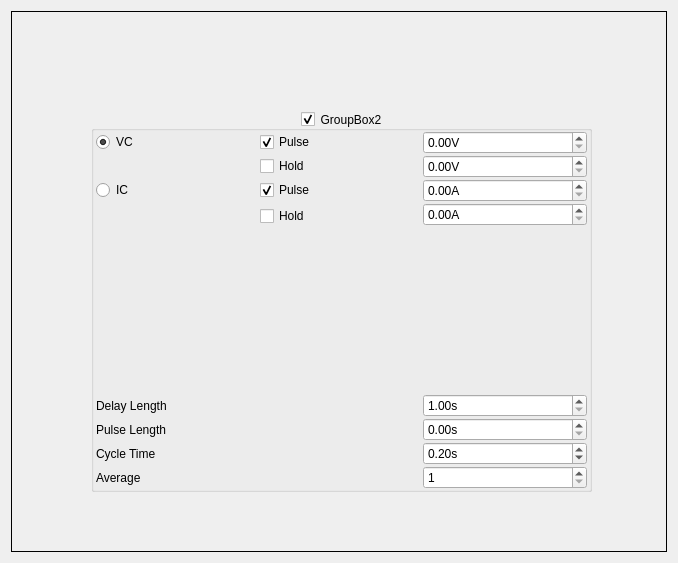
<?xml version="1.0" encoding="UTF-8"?>
<ui version="4.0">
 <class>Form</class>
 <widget class="QWidget" name="Form">
  <property name="geometry">
   <rect>
    <x>0</x>
    <y>0</y>
    <width>678</width>
    <height>563</height>
   </rect>
  </property>
  <property name="sizePolicy">
   <sizepolicy hsizetype="Preferred" vsizetype="Preferred">
    <horstretch>100</horstretch>
    <verstretch>100</verstretch>
   </sizepolicy>
  </property>
  <property name="windowTitle">
   <string>Patch</string>
  </property>
  <layout class="QGridLayout" name="gridLayout">
   <item row="0" column="0">
    <widget class="QFrame" name="frame">
     <property name="sizePolicy">
      <sizepolicy hsizetype="Preferred" vsizetype="Preferred">
       <horstretch>10</horstretch>
       <verstretch>100</verstretch>
      </sizepolicy>
     </property>
     <property name="minimumSize">
      <size>
       <width>200</width>
       <height>200</height>
      </size>
     </property>
     <property name="frameShape">
      <enum>QFrame::Panel</enum>
     </property>
     <widget class="QGroupBox" name="groupBox_2">
      <property name="geometry">
       <rect>
        <x>80</x>
        <y>100</y>
        <width>501</width>
        <height>381</height>
       </rect>
      </property>
      <property name="sizePolicy">
       <sizepolicy hsizetype="Expanding" vsizetype="Expanding">
        <horstretch>100</horstretch>
        <verstretch>100</verstretch>
       </sizepolicy>
      </property>
      <property name="title">
       <string>GroupBox2</string>
      </property>
      <property name="alignment">
       <set>Qt::AlignCenter</set>
      </property>
      <property name="flat">
       <bool>false</bool>
      </property>
      <property name="checkable">
       <bool>true</bool>
      </property>
      <layout class="QGridLayout" name="gridLayout_2">
       <property name="leftMargin">
        <number>2</number>
       </property>
       <property name="topMargin">
        <number>0</number>
       </property>
       <property name="rightMargin">
        <number>2</number>
       </property>
       <property name="bottomMargin">
        <number>0</number>
       </property>
       <property name="horizontalSpacing">
        <number>0</number>
       </property>
       <property name="verticalSpacing">
        <number>1</number>
       </property>
       <item row="8" column="0" colspan="2">
        <widget class="QLabel" name="label">
         <property name="text">
          <string>Cycle Time</string>
         </property>
        </widget>
       </item>
       <item row="1" column="1">
        <widget class="QCheckBox" name="vcHoldCheck">
         <property name="text">
          <string>Hold</string>
         </property>
        </widget>
       </item>
       <item row="0" column="1">
        <widget class="QCheckBox" name="vcPulseCheck">
         <property name="text">
          <string>Pulse</string>
         </property>
         <property name="checked">
          <bool>true</bool>
         </property>
        </widget>
       </item>
       <item row="2" column="1">
        <widget class="QCheckBox" name="icPulseCheck">
         <property name="text">
          <string>Pulse</string>
         </property>
         <property name="checked">
          <bool>true</bool>
         </property>
        </widget>
       </item>
       <item row="4" column="1">
        <widget class="QCheckBox" name="icHoldCheck">
         <property name="text">
          <string>Hold</string>
         </property>
        </widget>
       </item>
       <item row="5" column="1">
        <spacer name="verticalSpacer">
         <property name="orientation">
          <enum>Qt::Vertical</enum>
         </property>
         <property name="sizeHint" stdset="0">
          <size>
           <width>20</width>
           <height>40</height>
          </size>
         </property>
        </spacer>
       </item>
       <item row="6" column="0" colspan="2">
        <widget class="QLabel" name="label_4">
         <property name="text">
          <string>Delay Length</string>
         </property>
        </widget>
       </item>
       <item row="0" column="0">
        <widget class="QRadioButton" name="vcModeRadio">
         <property name="text">
          <string>VC</string>
         </property>
         <property name="checked">
          <bool>true</bool>
         </property>
        </widget>
       </item>
       <item row="7" column="0" colspan="2">
        <widget class="QLabel" name="label_3">
         <property name="text">
          <string>Pulse Length</string>
         </property>
        </widget>
       </item>
       <item row="2" column="0">
        <widget class="QRadioButton" name="icModeRadio">
         <property name="text">
          <string>IC</string>
         </property>
        </widget>
       </item>
       <item row="6" column="2">
        <widget class="SpinBox" name="delayTimeSpin">
         <property name="suffix">
          <string>s</string>
         </property>
         <property name="minimum">
          <double>1.000000000000000</double>
         </property>
         <property name="maximum">
          <double>10000.000000000000000</double>
         </property>
         <property name="singleStep">
          <double>1.000000000000000</double>
         </property>
        </widget>
       </item>
       <item row="2" column="2">
        <widget class="SpinBox" name="icPulseSpin">
         <property name="suffix">
          <string>A</string>
         </property>
        </widget>
       </item>
       <item row="7" column="2">
        <widget class="SpinBox" name="pulseTimeSpin">
         <property name="suffix">
          <string>s</string>
         </property>
         <property name="singleStep">
          <double>1.000000000000000</double>
         </property>
        </widget>
       </item>
       <item row="8" column="2">
        <widget class="SpinBox" name="cycleTimeSpin">
         <property name="sizePolicy">
          <sizepolicy hsizetype="Minimum" vsizetype="Preferred">
           <horstretch>0</horstretch>
           <verstretch>0</verstretch>
          </sizepolicy>
         </property>
         <property name="suffix">
          <string>s</string>
         </property>
         <property name="singleStep">
          <double>1.000000000000000</double>
         </property>
         <property name="value">
          <double>0.200000000000000</double>
         </property>
        </widget>
       </item>
       <item row="1" column="2">
        <widget class="SpinBox" name="vcHoldSpin">
         <property name="suffix">
          <string>V</string>
         </property>
        </widget>
       </item>
       <item row="0" column="2">
        <widget class="SpinBox" name="vcPulseSpin">
         <property name="suffix">
          <string>V</string>
         </property>
        </widget>
       </item>
       <item row="3" column="2" rowspan="2">
        <widget class="SpinBox" name="icHoldSpin">
         <property name="suffix">
          <string>A</string>
         </property>
        </widget>
       </item>
       <item row="9" column="0">
        <widget class="QLabel" name="label_2">
         <property name="text">
          <string>Average</string>
         </property>
        </widget>
       </item>
       <item row="9" column="2">
        <widget class="QSpinBox" name="averageSpin">
         <property name="sizePolicy">
          <sizepolicy hsizetype="Minimum" vsizetype="Preferred">
           <horstretch>0</horstretch>
           <verstretch>0</verstretch>
          </sizepolicy>
         </property>
         <property name="minimum">
          <number>1</number>
         </property>
         <property name="maximum">
          <number>100</number>
         </property>
         <property name="value">
          <number>1</number>
         </property>
        </widget>
       </item>
      </layout>
     </widget>
    </widget>
   </item>
  </layout>
 </widget>
 <customwidgets>
  <customwidget>
   <class>SpinBox</class>
   <extends>QDoubleSpinBox</extends>
   <header>pyqtgraph</header>
  </customwidget>
 </customwidgets>
 <resources/>
 <connections/>
</ui>
